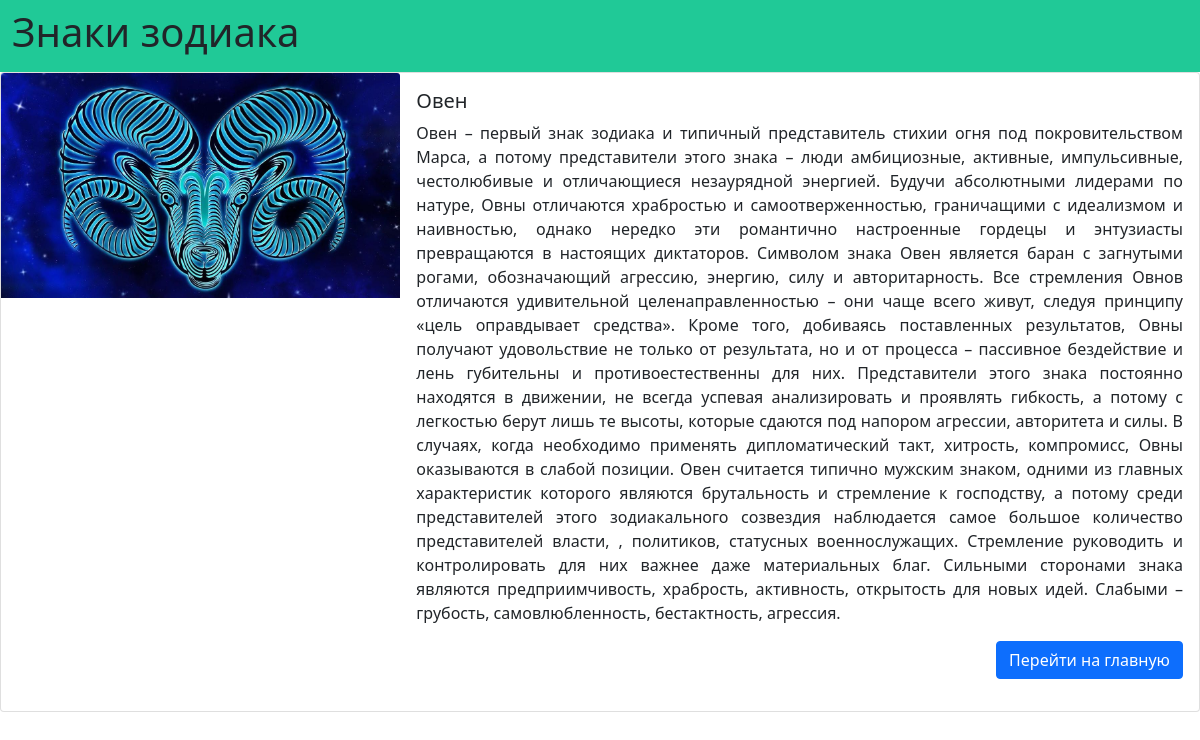
Page /article/Oven/ on the committed database.
### mysite/models.py (models this page shows, shortened)
class Article(models.Model):
    author = models.ForeignKey('auth.User', on_delete=models.CASCADE, verbose_name="Автор")
    title = models.CharField(max_length=255, verbose_name="Название знака")
    slug = models.SlugField(max_length=255, unique=True, db_index=True, verbose_name="URL")
    body = models.TextField(verbose_name="Информация о знаке")
    image = models.ImageField(upload_to="photos/%Y/%m/%d/", blank=True, verbose_name="Картинка")
    time_create = models.DateTimeField(auto_now_add=True, verbose_name="Дата создания")
    time_update = models.DateTimeField(auto_now=True, verbose_name="Дата обновления")

### mysite/views.py (the view)
# urls.py: path('article/<slug:article_slug>/', ArticleDetailView.as_view(), name='znak'),
class ArticleDetailView(DetailView):
    model = Article
    template_name = "mysite/znaki2.html"
    slug_url_kwarg = 'article_slug'
    context_object_name = 'article'

### mysite/templates/mysite/znaki2.html
{% extends "mysite/base.html" %}
{% block content %}
    <div class="card mb-3" style="">
        <div class="row g-0">
            <div class="col-md-4">
                {% if article.image %}
                <p><img src="{{article.image.url}}" class="card-img-top"></p>
                {% endif %}
            </div>
            <div class="col-md-8">
                <div class="card-body">
                <h5 class="card-title">{{ article.title }}</h5>
                <p class="card-text" align="justify">{{ article.body }}</p>
                <p align="right"><a href="{% url 'home' %}" class="btn btn-primary">Перейти на главную</a></p>
                </div>
            </div>
        </div>
    </div>
{% endblock content %}

### rows in the picture
Article: image (picture), title "Овен", body "Овен – первый знак зодиака и типичный представитель стихии огня под покровительством Марса, а потому представители этого знака – люди амбициозные, активные, импульсивные, честолюбивые и отличающиеся незаурядной энергией. Будучи абсолютными лидерами по натуре, Овны отличаются храбростью и самоотверженностью, граничащими с идеализмом и наивностью, однако нередко эти романтично настроенные гордецы и энтузиасты превращаются в настоящих диктаторов. Символом знака Овен является баран с загнутыми рогами, обозначающий агрессию, энергию, силу и авторитарность. Все стремления Овнов отличаются удивительной целенаправленностью – они чаще всего живут, следуя принципу «цель оправдывает средства». Кроме…"
